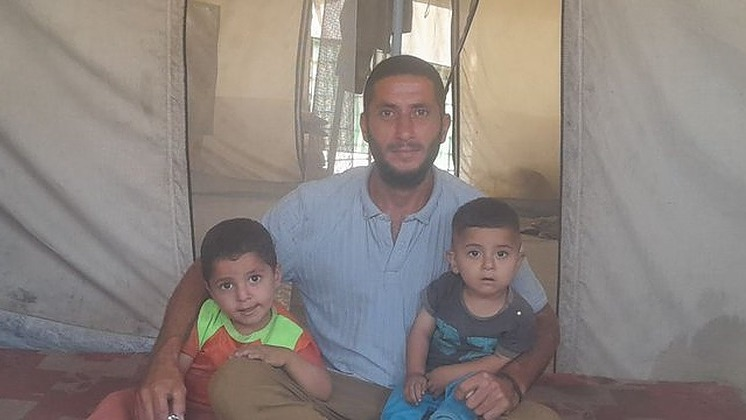
#> input picture data/chuffed_dashboard_files/0S51azdyQUS439uabFhK__.jpg, 746 x 420 px
$ python blood_detect.py ../data/chuffed_dashboard_files/0S51azdyQUS439uabFhK__.jpg
#> lines starting #> are read from the running program, lines starting #| are printed output that depends on the picture

from PIL import Image
import numpy as np

def check_for_blood(image_path, threshold=0.05):
    """
    Scans an image for 'blood-red' pixel density.
    Returns (is_flagged, percentage_detected)
    """
#> called with threshold = 0.05
    try:
        img = Image.open(image_path).convert('RGB')
#> img is the input picture: PIL image 746x420 RGB; mean R, G, B 139.2, 131, 127.3
        img = img.resize((200, 200)) # Downsample for speed
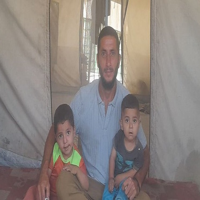
#> img: PIL image 200x200 RGB; mean R, G, B 139.2, 131, 127.3
        data = np.array(img)

        reds = data[:, :, 0]
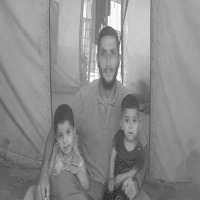
#> reds: shape (200, 200); min 39, max 255, mean 139.2
        greens = data[:, :, 1]
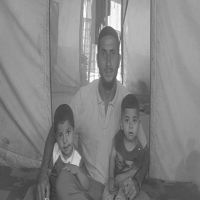
#> greens: shape (200, 200); min 51, max 255, mean 131
        blues = data[:, :, 2]
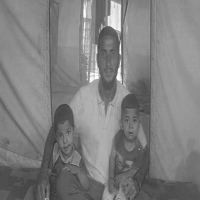
#> blues: shape (200, 200); min 50, max 255, mean 127.3

        # Heuristic: High Red (>100), Low Green/Blue (<60), and Red significantly dominant
        # This covers wet blood (bright red) and dried blood (dark red)
        blood_mask = (reds > 80) & (greens < 60) & (blues < 60) & (reds > (greens.astype(np.int16) + blues.astype(np.int16)))
#> blood_mask: shape (200, 200) bool; every value is 0

        blood_pixel_count = np.sum(blood_mask)
#> blood_pixel_count = 0
        total_pixels = data.shape[0] * data.shape[1]
#> total_pixels = 40000
        ratio = blood_pixel_count / total_pixels
#> ratio = 0

        return ratio > threshold, ratio

    except Exception as e:
        print(f"Error scanning {image_path}: {e}")
        return False, 0.0

if __name__ == "__main__":
    import sys
    if len(sys.argv) > 1:
        flagged, pct = check_for_blood(sys.argv[1])
#> flagged = False; pct = 0
        print(f"Flagged: {flagged} ({pct:.2%})")
#| Flagged: False (0.00%)
